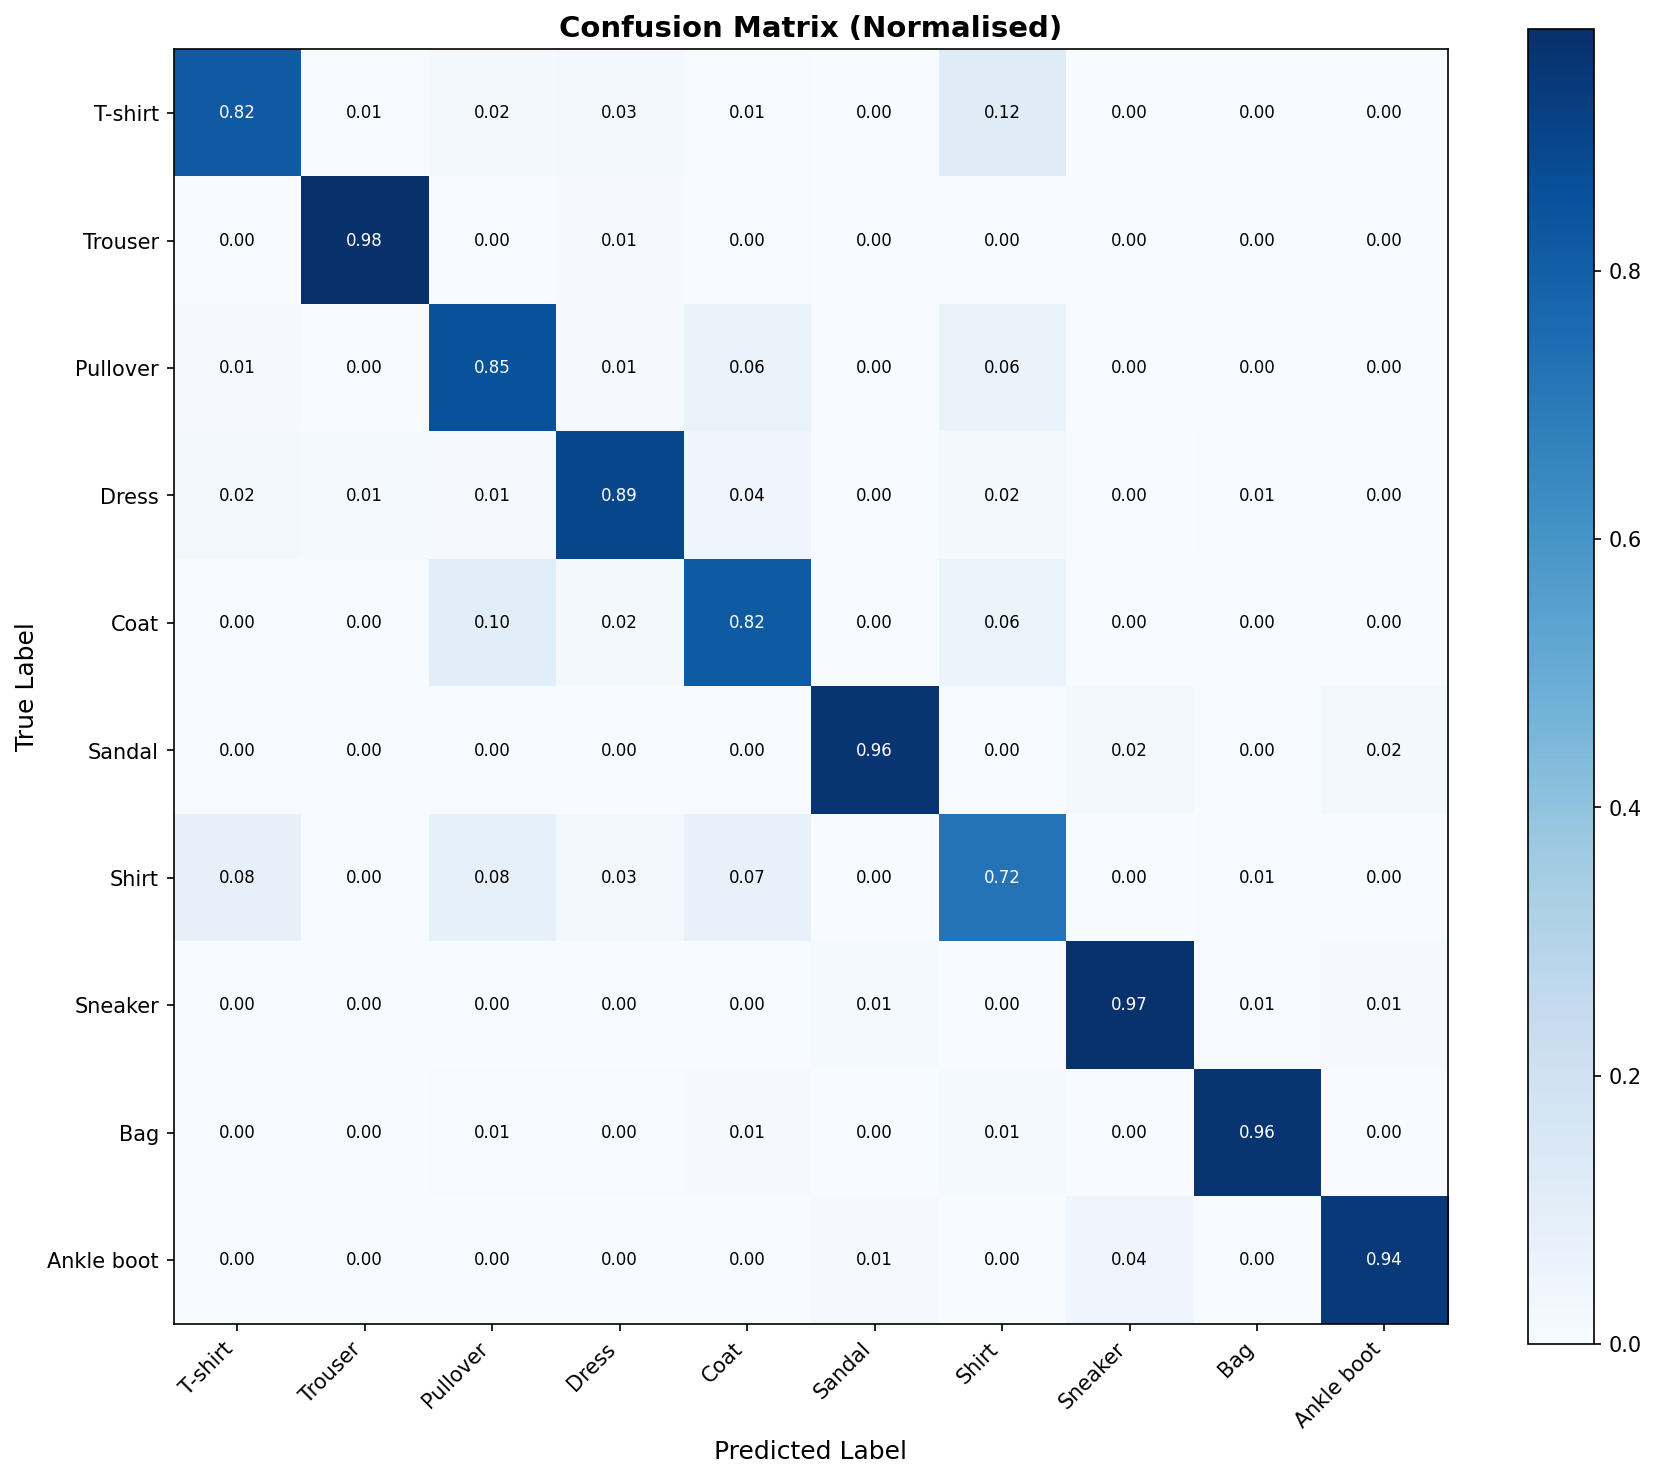

Here is the Python script that generated this plot:
"""
confusion_matrix.py — Q2.8: Plot confusion matrix for best model.

Run:
    python confusion_matrix.py --model best_model.npy --config best_config.json
"""

import argparse
import json
import numpy as np
import wandb
import matplotlib.pyplot as plt
import matplotlib.patches as patches
from sklearn.metrics import confusion_matrix, classification_report

from network.mlp import MLP


FASHION_MNIST_CLASSES = [
    "T-shirt", "Trouser", "Pullover", "Dress", "Coat",
    "Sandal", "Shirt", "Sneaker", "Bag", "Ankle boot"
]
MNIST_CLASSES = [str(i) for i in range(10)]


def parse_args():
    parser = argparse.ArgumentParser()
    parser.add_argument("--model",   type=str, default="best_model.npy")
    parser.add_argument("--config",  type=str, default="best_config.json")
    parser.add_argument("--dataset", type=str, default=None)
    parser.add_argument("--wandb_project", type=str, default="da6401-assignment1")
    parser.add_argument("--wandb_entity",  type=str, default=None)
    return parser.parse_args()


def load_test_data(dataset_name):
    if dataset_name == "mnist":
        from keras.datasets import mnist
        (_, _), (x_test, y_test) = mnist.load_data()
        class_names = MNIST_CLASSES
    else:
        from keras.datasets import fashion_mnist
        (_, _), (x_test, y_test) = fashion_mnist.load_data()
        class_names = FASHION_MNIST_CLASSES
    x_test = x_test.reshape(-1, 784).astype(np.float32) / 255.0
    return x_test, y_test, class_names


def plot_confusion_matrix(cm, class_names):
    """Standard confusion matrix heatmap."""
    fig, ax = plt.subplots(figsize=(12, 10))
    cm_norm = cm.astype(float) / cm.sum(axis=1, keepdims=True)

    im = ax.imshow(cm_norm, interpolation="nearest", cmap="Blues")
    plt.colorbar(im, ax=ax)

    ax.set_xticks(range(len(class_names)))
    ax.set_yticks(range(len(class_names)))
    ax.set_xticklabels(class_names, rotation=45, ha="right", fontsize=10)
    ax.set_yticklabels(class_names, fontsize=10)
    ax.set_xlabel("Predicted Label", fontsize=12)
    ax.set_ylabel("True Label", fontsize=12)
    ax.set_title("Confusion Matrix (Normalised)", fontsize=14, fontweight="bold")

    thresh = cm_norm.max() / 2.0
    for i in range(len(class_names)):
        for j in range(len(class_names)):
            ax.text(j, i, f"{cm_norm[i, j]:.2f}",
                    ha="center", va="center",
                    color="white" if cm_norm[i, j] > thresh else "black",
                    fontsize=8)
    plt.tight_layout()
    return fig


def plot_top_confusions(cm, class_names, top_n=10):
    """Creative visualization: show top misclassified pairs as a bar chart."""
    errors = []
    for i in range(len(class_names)):
        for j in range(len(class_names)):
            if i != j and cm[i, j] > 0:
                errors.append((cm[i, j], class_names[i], class_names[j]))

    errors.sort(reverse=True)
    top_errors = errors[:top_n]

    fig, ax = plt.subplots(figsize=(12, 6))
    labels = [f"{true} → {pred}" for _, true, pred in top_errors]
    counts = [count for count, _, _ in top_errors]

    colors = plt.cm.Reds(np.linspace(0.4, 0.9, len(counts)))
    bars = ax.barh(labels, counts, color=colors)

    for bar, count in zip(bars, counts):
        ax.text(bar.get_width() + 5, bar.get_y() + bar.get_height() / 2,
                str(count), va="center", fontsize=10)

    ax.set_xlabel("Number of Misclassifications", fontsize=12)
    ax.set_title(f"Top {top_n} Misclassification Pairs\n(True Class → Predicted Class)",
                 fontsize=13, fontweight="bold")
    ax.invert_yaxis()
    plt.tight_layout()
    return fig


def main():
    args = parse_args()

    with open(args.config, "r") as f:
        cfg = json.load(f)

    dataset = args.dataset or cfg["dataset"]
    x_test, y_test, class_names = load_test_data(dataset)

    model = MLP(
        input_size=784,
        hidden_sizes=cfg["hidden_sizes"],
        output_size=10,
        activation=cfg["activation"],
        weight_init=cfg.get("weight_init", "xavier"),
        loss=cfg.get("loss", "cross_entropy"),
    )
    model.load(args.model)
    y_pred = model.predict(x_test)

    # Metrics
    cm  = confusion_matrix(y_test, y_pred)
    acc = (y_pred == y_test).mean()
    print(f"\nTest Accuracy: {acc:.4f}")
    print("\nClassification Report:")
    print(classification_report(y_test, y_pred, target_names=class_names))

    # W&B
    wandb.init(
        project=args.wandb_project,
        entity=args.wandb_entity,
        name="Q2.8-confusion-matrix",
        job_type="evaluation",
    )
    wandb.summary["test_accuracy"] = acc

    # Log W&B native confusion matrix
    wandb.log({"confusion_matrix_wandb": wandb.plot.confusion_matrix(
        y_true=y_test.tolist(),
        preds=y_pred.tolist(),
        class_names=class_names,
    )})

    # Log custom matplotlib confusion matrix
    fig1 = plot_confusion_matrix(cm, class_names)
    wandb.log({"confusion_matrix_heatmap": wandb.Image(fig1)})
    fig1.savefig("confusion_matrix.png", dpi=150, bbox_inches="tight")

    # Log top confusions creative plot
    fig2 = plot_top_confusions(cm, class_names)
    wandb.log({"top_misclassifications": wandb.Image(fig2)})
    fig2.savefig("top_misclassifications.png", dpi=150, bbox_inches="tight")

    plt.close("all")
    print("\nPlots saved and logged to W&B!")
    wandb.finish()


if __name__ == "__main__":
    main()
